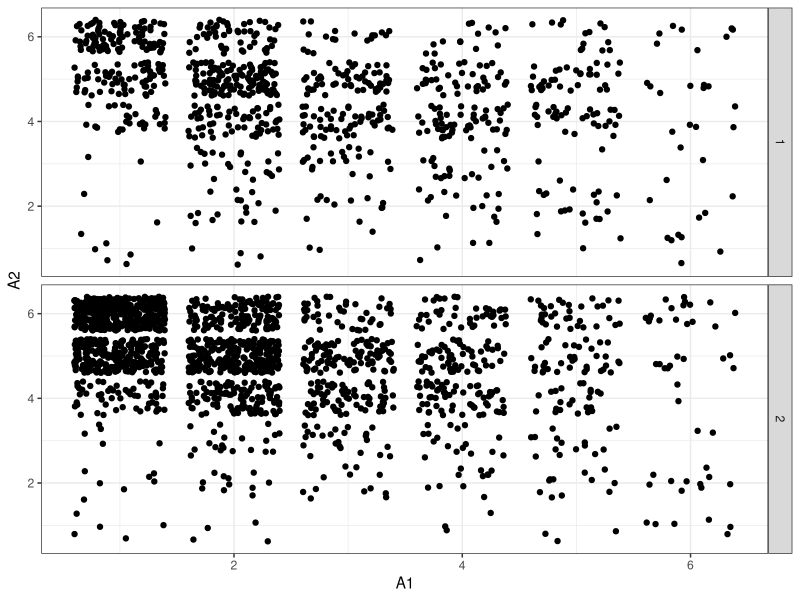
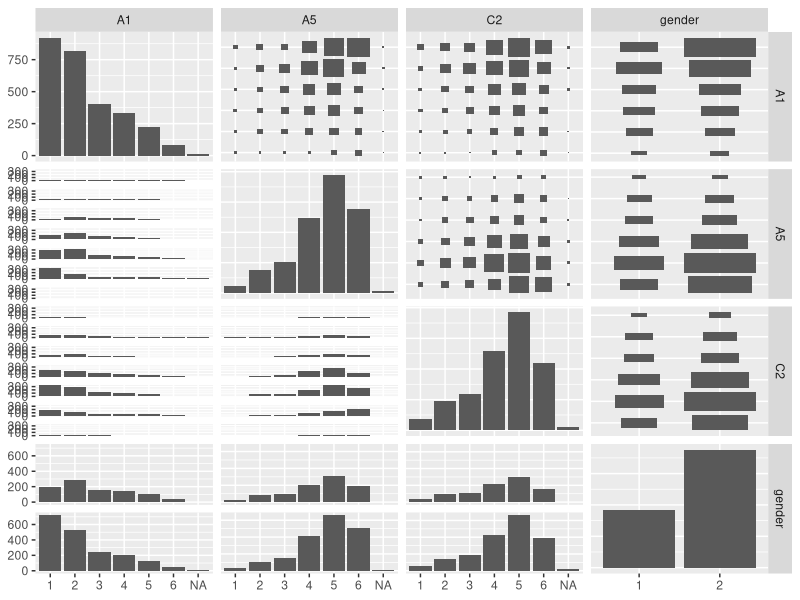

Here is the R script that generated these plots, in order:
library(tidyverse)
library(psych)
data(bfi)
bfi_tbl <- bfi %>%
  rowwise() %>%
  mutate(A = mean(c(A1, A2, A3, A4, A5), na.rm=T)) %>%
  ungroup()
bfi_fig1 <- bfi_tbl %>%
  ggplot(aes(x = A)) +
  geom_histogram() +
  scale_x_continuous("Agreeableness")
bfi_fig2 <- bfi_tbl %>%
  ggplot(aes(x = A, group=age, color=age, fill=age)) +
  geom_histogram() +
  scale_x_continuous("Agreeableness") +
  scale_y_continuous("Number of Cases")
bfi_fig3 <- bfi_tbl %>%
  ggplot(aes(x = A, group=age, color=age, fill=age)) +
  geom_dotplot() +
  geom_histogram(fill="#39B961") +
  scale_x_continuous("Agreeableness") +
  scale_y_continuous("Number of Cases")
bfi_fig4 <- bfi_tbl %>%
  ggplot(aes(x = A1, y = A2)) +
  geom_jitter()
bfi_fig5 <- bfi_tbl %>%
  ggplot(aes(x = A1, y = A2)) +
  geom_jitter() +
  facet_grid(gender ~ .) +
  theme_bw()
bfi_fig5

library(GGally)
bfi_tbl %>% select(A1, A5, C2, gender) %>%
  mutate_all(as.factor) %>% ggpairs
